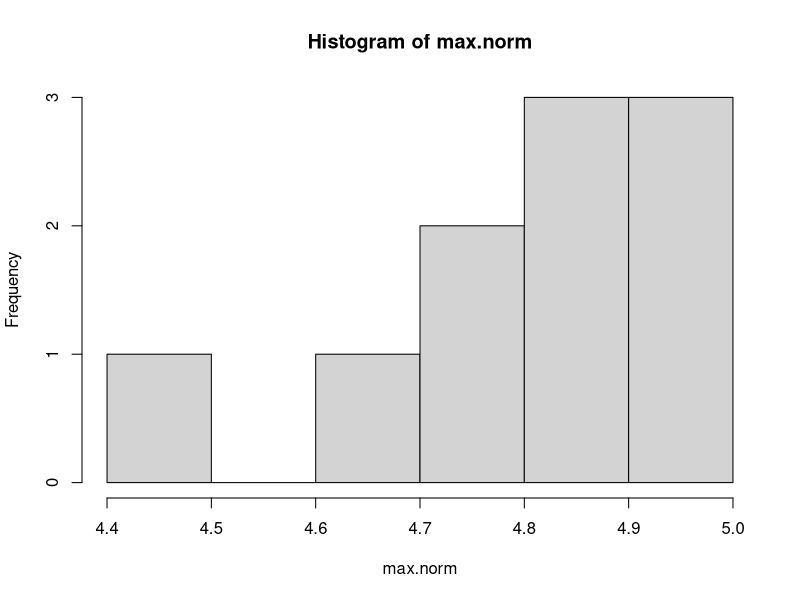
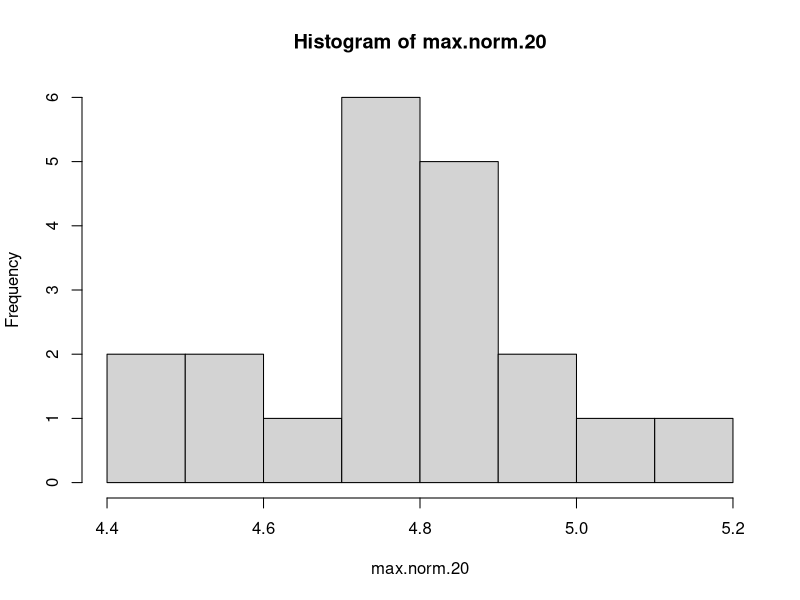
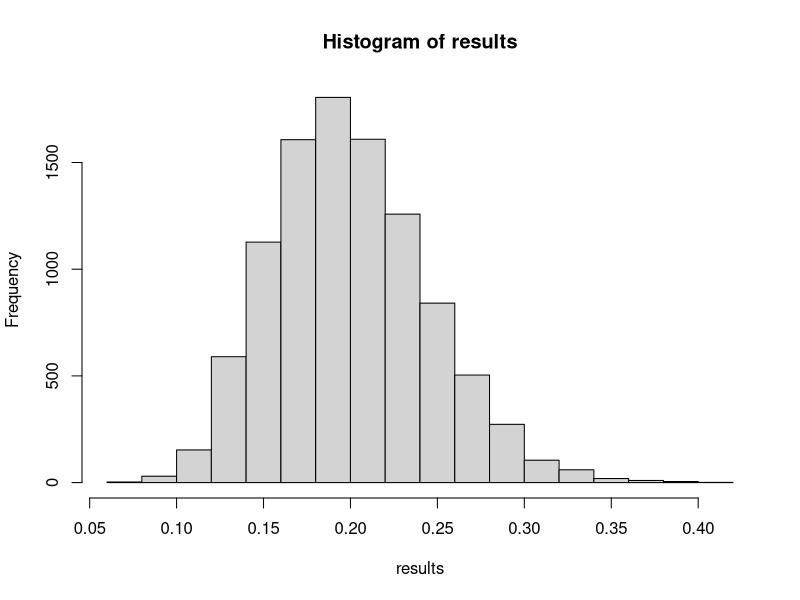
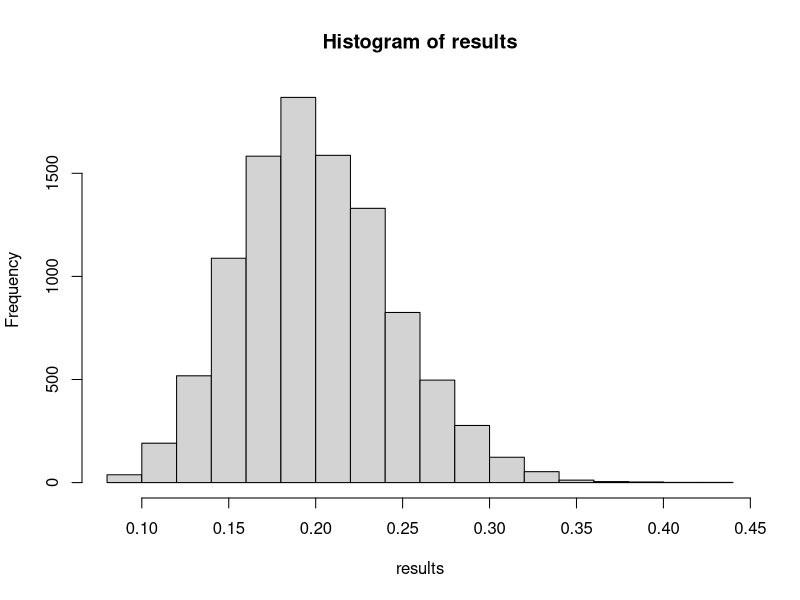
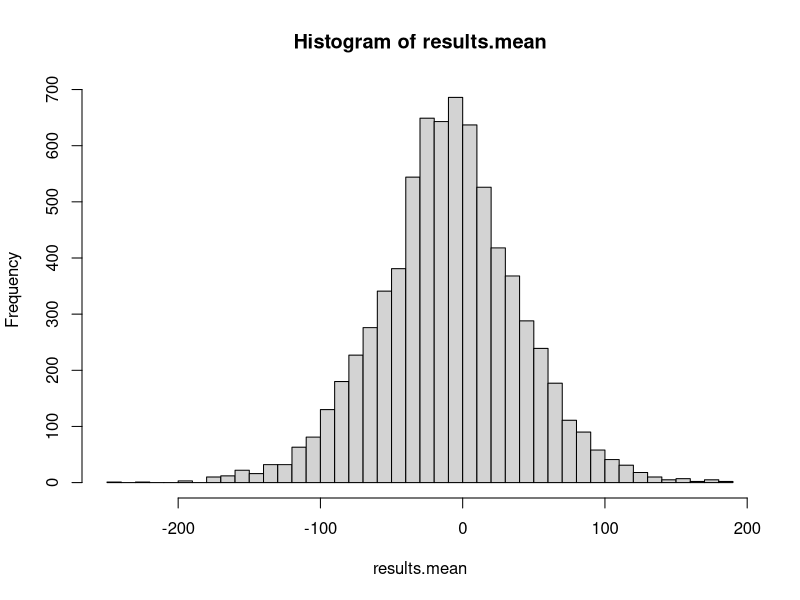
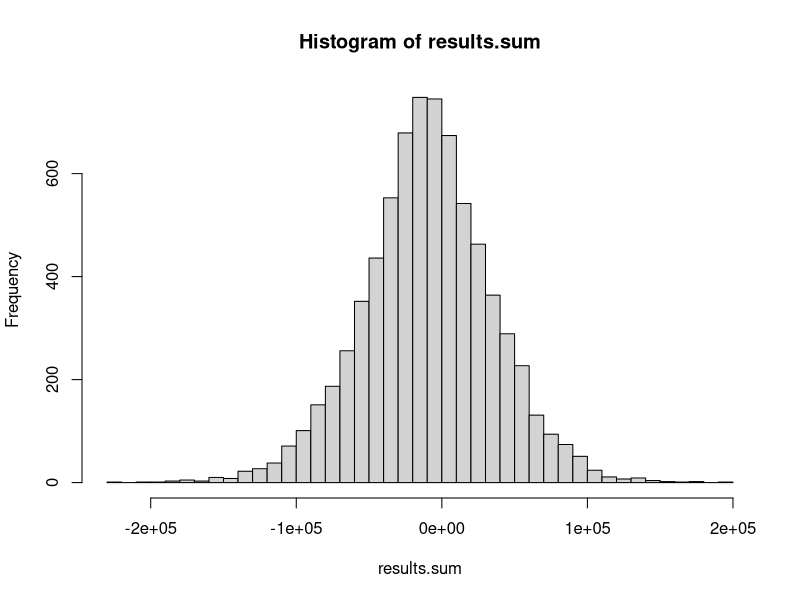
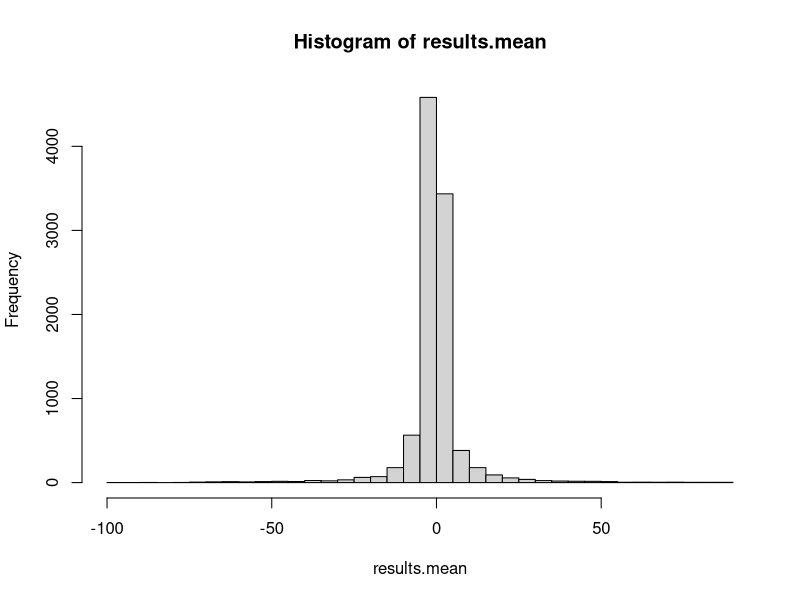
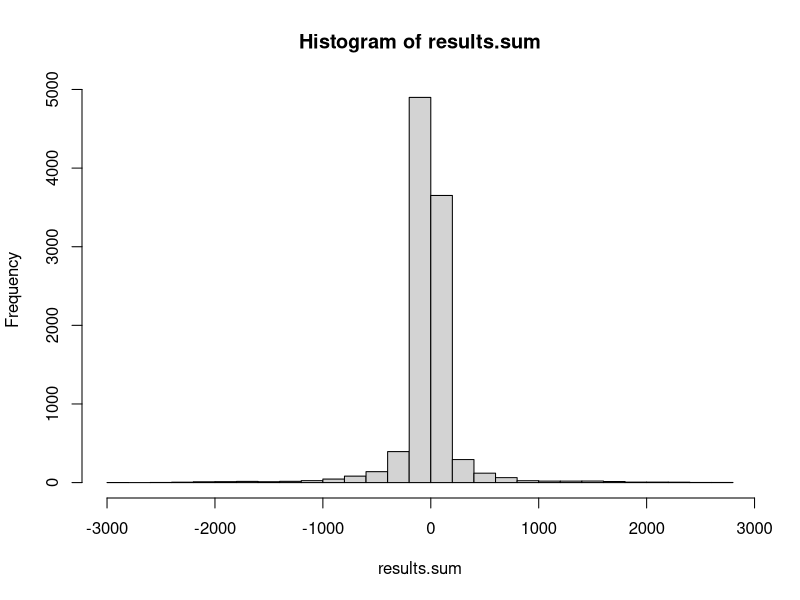

Reproduce these figures in R, in order.
## ---- chunk 1
# a
max.norm = as.numeric()
for (i in 1:10){max.norm = c(max.norm, max(rnorm(10^6, mean = 0, sd = 1)))}
max.norm
mean(max.norm)
sd(max.norm)

# b) The histogram changes dramatically with only 10 total samples. 
# It looks as though it will be normally distributed given more samples
hist(max.norm)

# c
max.norm.20 = as.numeric()
for (i in 1:20){max.norm.20 = c(max.norm.20, max(rnorm(10^6, mean = 0, sd = 1)))}
max.norm.20
mean(max.norm.20)
sd(max.norm.20)

# d) The histogram is starting to take the shape of a normal distribution
hist(max.norm.20)
## ---- chunk 2
results = as.numeric()
for (i in 1:10^4) results = c(results, mean(rexp(20,5)))
hist(results)

n20 = length(which(results >= .19 & results <= .21)) / length(results)
# The proportion of results that are between .19 and .21 are:
n20

results = as.numeric()
for (i in 1:10^4) results = c(results, mean(rexp(20,5)))
hist(results)

n50 = length(which(results >= .19 & results <= .21)) / length(results)
# Repeated with n = 50, the proportion of results that are between .19 and .21 are:
n50

## ---- chunk 3
func = function(x) 1/x * sum(x/(-10))
results.mean = as.numeric()
results.sum = as.numeric()
for (i in 1:10000) {
  results.mean[i] = mean(func(sample(seq(-20,10,.01) , 900, replace = T)))
  results.sum[i] = sum(func(sample(seq(-20,10,.01) , 900, replace = T)))
  }
hist(results.mean, breaks = 40)
hist(results.sum, breaks = 40)

length(which(results.sum > -4470))/length(results.sum)
## ---- chunk 4
func = function(x) 1/x * sum(x/(-10))
results.mean = as.numeric()
results.sum = as.numeric()
for (i in 1:10000) {
  results.mean[i] = mean(func(sample(seq(-20,10,.01) , 30, replace = T)))
  results.sum[i] = sum(func(sample(seq(-20,10,.01) , 30, replace = T)))
  }
hist(results.mean, breaks = 40)
hist(results.sum, breaks = 40)

length(which(results.sum < -5))/length(results.sum)

## ---- chunk 5
results = as.numeric()
n = 10000
t = function(U) cos(U^3) * sin(U^4)

for (i in 1:1000) {
  U = rnorm(n)
  round = mean(t(U))
  results = c(results, round)
  }

hist(results, breaks = 40)

mean(results)
mean(results) - sd(results) * 1.96   ## lower 95% confidence
mean(results) + sd(results) * 1.96   ## upper 95% confidence
